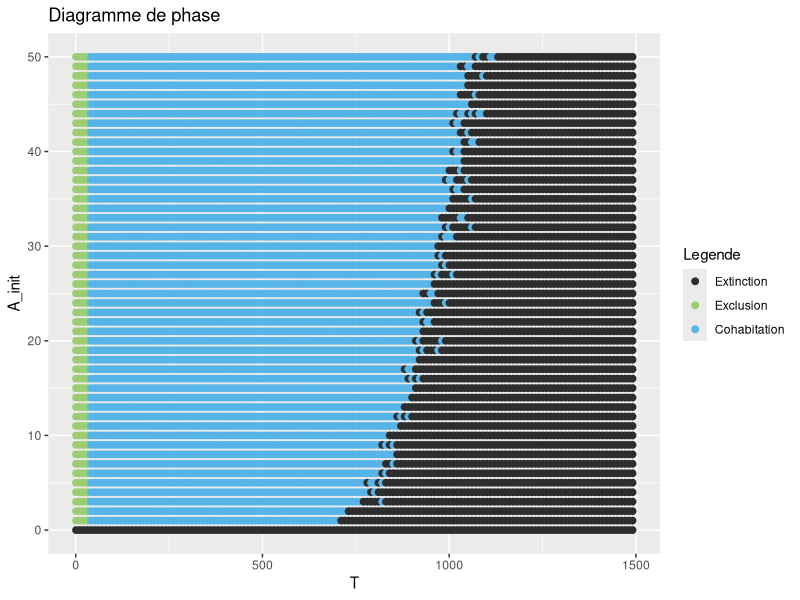

The R script that drew this image:
rm(list=ls())
library(ggplot2)

data = read.table("phase2.txt")
T = data$V1
A_init = data$V2
Ga = data$V3
Gb = data$V4
res = Ga

for (i in 1:length(res)){
  if (Gb[i]==0 && Ga[i]==0) {
    res[i] = 'A'}
  else if (Gb[i]==0) {
    res[i]='B'}
  else {
    res[i] = 'C'}
}
etat <- factor(res)
mescouleurs <- rainbow(n=8)
df = data.frame(T,A_init,Legende=etat)

p <- ggplot(data=df, 
           aes(x=T, y=A_init,colour=Legende))
p <- p + scale_color_manual(values=c("#2D2D2D",'#9DCD72',
                                     '#56B4E9'),
                       labels=c("Extinction",
                                "Exclusion","Cohabitation"))
p <- p + geom_point(size=2)
p <- p + ggtitle("Diagramme de phase")
p
